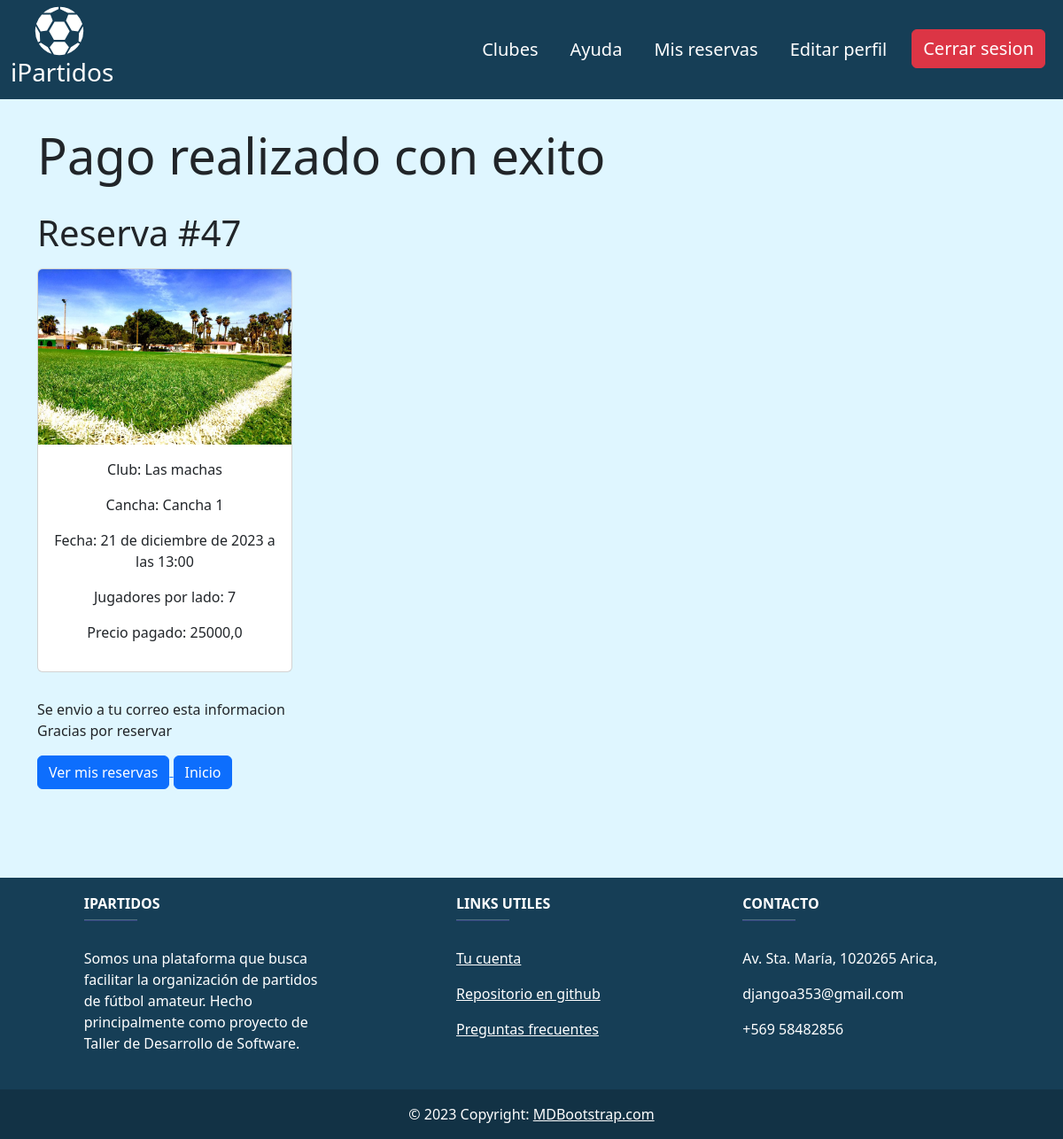
The app's page /reservas/payment_success/ (signed in), older data.
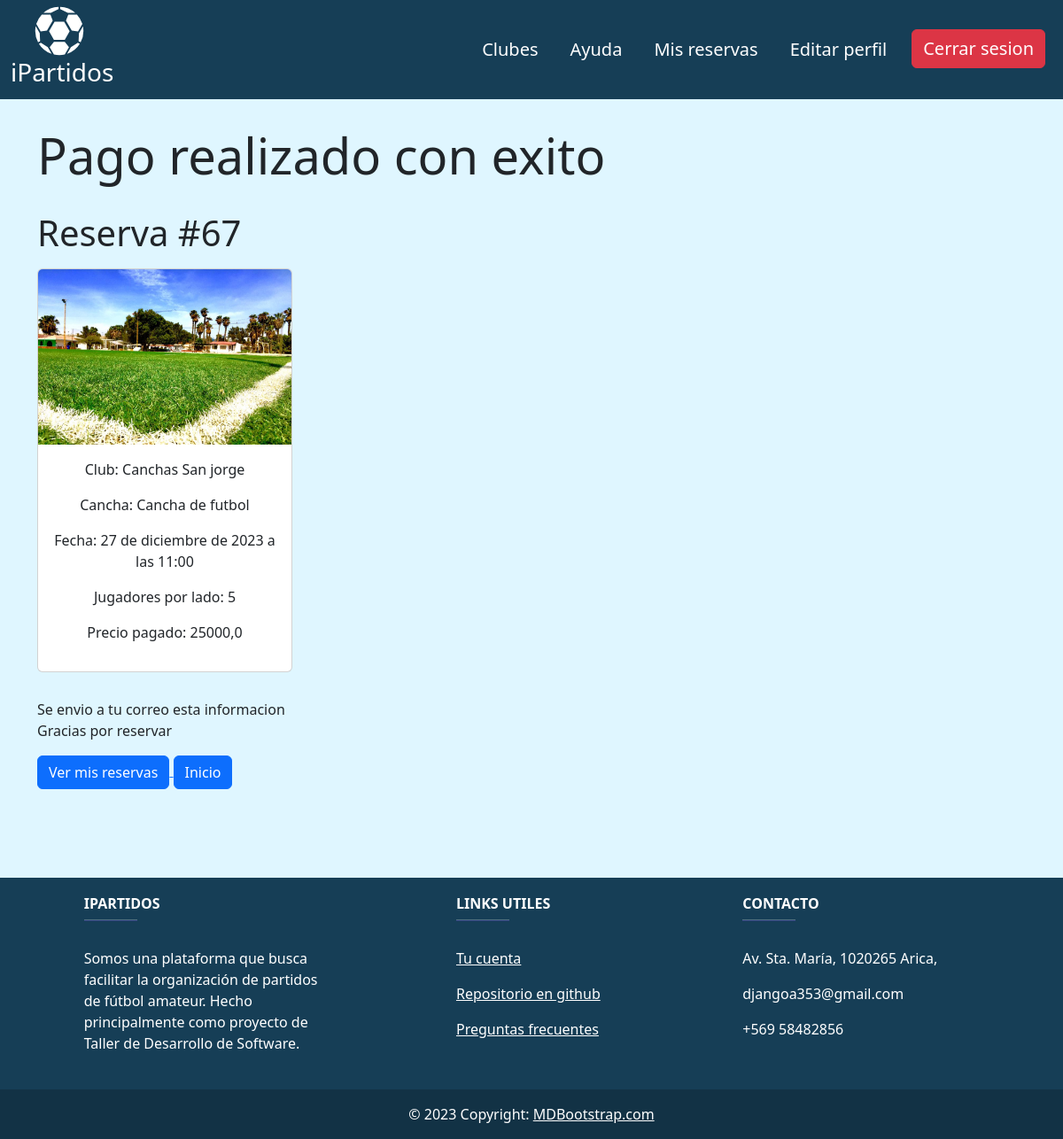
The same page, newer data.
### registration/models.py (models this page shows, shortened)
class FieldRentHistory(models.Model):
    takenBy = models.ForeignKey(Client, on_delete=models.CASCADE)
    reservation = models.ForeignKey(Reservation, on_delete=models.CASCADE)
    created_at = models.DateTimeField(auto_now_add=True)
    class Meta:
        verbose_name = "Historial de reserva de canchas"
        verbose_name_plural = "Historiales de reservas de canchas"

class UsuarioProfile(AbstractUser):
    name = models.CharField(max_length=200, default='', verbose_name="Nombre")
    last_name = models.CharField(max_length=200, default='', verbose_name="Apellido")
    email = models.EmailField(max_length=254, unique=True, default='')
    phoneNumber = models.CharField(max_length=20, blank=True, verbose_name='Número de teléfono', default='1234567890')
    role = models.CharField(max_length=100, default='client', verbose_name='Crear cuenta como club')
    state = models.BooleanField(default=True)

class Tenant(UsuarioProfile):
    fieldsNetWorth = models.FloatField(default=0.0)
    clubName = models.CharField(max_length=200, default='')
    clubDescription = models.CharField(max_length=200, default='')
    clubPhoto = models.ImageField(upload_to='club_photos', null=True, blank=True)
    clubAddress = models.CharField(max_length=200, default='')
    clubApertureTime = models.TimeField('Hora de apertura', null=True, blank=True,)
    clubClosureTime = models.TimeField('Hora de cierre', null=True, blank=True,)
    class Meta:
        verbose_name = 'Arrendatario'
        verbose_name_plural = 'Arrendatarios'

### reservation/models.py (models this page shows, shortened)
class Reservation(models.Model):
    field = models.ForeignKey('canchas.Field', on_delete=models.CASCADE)
    dateAtReservation = models.DateTimeField()
    dateToReservate = models.DateTimeField()
    price = models.FloatField()
    status = models.CharField(max_length=20, choices=[('pending', 'Pending'), ('confirmed', 'Confirmed'), ('completed', 'Completed'), ('cancelled', 'Cancelled')], default='pending')
    class Meta:
        verbose_name = "Reserva"
        verbose_name_plural = "Reservas"

### canchas/models.py (models this page shows, shortened)
class Field(models.Model):
    GROUND_CHOICES = (
        ('Pasto sintético', 'Pasto sintético'),
        ('Pasto real', 'Pasto real'),
        ('Cemento', 'Cemento'),
        ('Arcilla', 'Arcilla')
    )
    id = models.AutoField(primary_key=True)
    name = models.CharField(verbose_name='Nombre de cancha', max_length=100, default='', null=True, blank=True)
    description = models.CharField(verbose_name='Descripcion' ,default='', max_length=100, null=True, blank=True)
    groundType = models.CharField(verbose_name='Tipo de suelo' ,max_length=100, default='Pasto sintético', choices=GROUND_CHOICES, null=False, blank=True)
    fieldPhoto = models.ImageField(verbose_name='Foto de cancha (opcional)' ,upload_to='field_photos', null=True, blank=True)
    price = models.IntegerField(verbose_name='Precio')
    isActive = models.BooleanField(verbose_name='Cancha activa' ,default=True)
    playersPerSide = models.IntegerField(verbose_name='Jugadores por lado' ,default=0)
    opening_time = models.TimeField(default=time(14, 0))
    closing_time = models.TimeField(default=time(23, 0))
    tenant = models.ForeignKey('registration.Tenant', on_delete=models.CASCADE, related_name='tenant_fields', null=True)
    class Meta:
        verbose_name = "Cancha"
        verbose_name_plural = "Canchas"

### reservation/views.py (the view)
# urls.py: path('payment_success/', views.payment_success, name='payment_success'),
@login_required
def payment_success(request):
    user = request.user
    last_reservation = FieldRentHistory.objects.filter(takenBy=user).order_by('-reservation__dateAtReservation').first()
    context = {
        'last_reservation': last_reservation,
    }
    return render(request, 'reservation/reservation_payment_success.html', context)

### reservation/templates/reservation/reservation_payment_success.html
{% extends 'core/base.html' %}
{% block content %}
    <div style="margin-top: 30px;" class="container-md">
        <h2 class="display-4">Pago realizado con exito </h2>
        <p style="margin-top: 30px;" class="display-6" >Reserva #{{ last_reservation.id }} </p>
        <div class="card" style="width: 18rem; display: block;">
            <img src="{{ last_reservation.reservation.field.fieldPhoto.url }}" class="card-img-top" alt="...">
            <div class="card-body" style="text-align: center;">
                <p>Club: {{ last_reservation.reservation.field.tenant.clubName }}</p>
                <p>Cancha: {{ last_reservation.reservation.field.name }}</p>
                <p>Fecha: {{ last_reservation.reservation.dateToReservate }}</p>
                <p>Jugadores por lado: {{ last_reservation.reservation.field.playersPerSide }}</p>
                <p>Precio pagado: {{ last_reservation.reservation.price }}</p>
            </div>
        </div>
        <p style="margin-top: 30px;">Se envio a tu correo esta informacion <br>Gracias por reservar</p>
        <a href="{% url 'user_reserves' request.user.id %}">
            <button type="button" class="btn btn-primary">Ver mis reservas</button>
        </a>
        <a href="{% url 'home' %}">
            <button type="button" class="btn btn-primary">Inicio</button>
        </a>
    </div>
{% include 'core/footer.html' %}
{% endblock %}

Row changes from the older to the newer data that the page shows:
no longer on this page (row unchanged): FieldRentHistory: id "47", reservation.field.fieldPhoto (picture), reservation.field.tenant.clubName "Las machas", reservation.field.name "Cancha 1", reservation.dateToReservate "21 de diciembre de 2023 a las 13:00", reservation.field.playersPerSide "7", reservation.price "25000,0"
added FieldRentHistory: id "67", reservation.field.fieldPhoto (picture), reservation.field.tenant.clubName "Canchas San jorge", reservation.field.name "Cancha de futbol", reservation.dateToReservate "27 de diciembre de 2023 a las 11:00", reservation.field.playersPerSide "5", reservation.price "25000,0"
